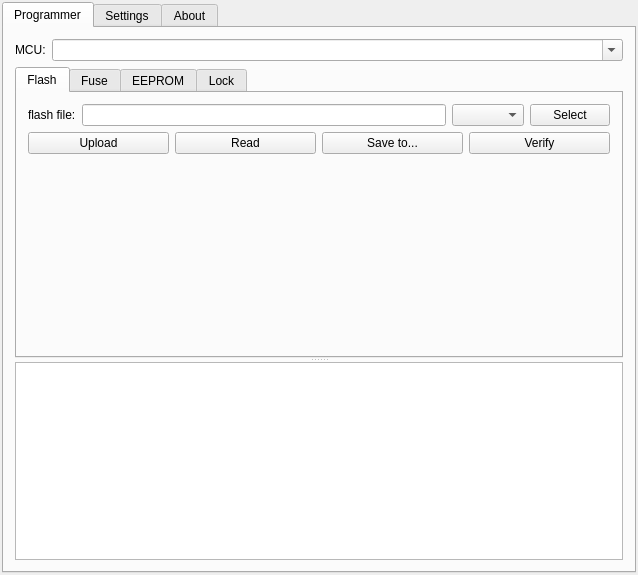
<?xml version="1.0" encoding="UTF-8"?>
<ui version="4.0">
 <class>QAvr</class>
 <widget class="QWidget" name="QAvr">
  <property name="geometry">
   <rect>
    <x>0</x>
    <y>0</y>
    <width>638</width>
    <height>575</height>
   </rect>
  </property>
  <property name="windowTitle">
   <string>QAvr</string>
  </property>
  <layout class="QHBoxLayout" name="horizontalLayout">
   <property name="margin">
    <number>2</number>
   </property>
   <item>
    <widget class="QTabWidget" name="tab_main">
     <property name="currentIndex">
      <number>0</number>
     </property>
     <widget class="QWidget" name="tab">
      <attribute name="title">
       <string>Programmer</string>
      </attribute>
      <layout class="QVBoxLayout" name="verticalLayout_2">
       <item>
        <layout class="QFormLayout" name="formLayout_2">
         <property name="fieldGrowthPolicy">
          <enum>QFormLayout::AllNonFixedFieldsGrow</enum>
         </property>
         <item row="0" column="0">
          <widget class="QLabel" name="label_6">
           <property name="text">
            <string>MCU:</string>
           </property>
          </widget>
         </item>
         <item row="0" column="1">
          <widget class="QComboBox" name="mcu">
           <property name="editable">
            <bool>true</bool>
           </property>
          </widget>
         </item>
        </layout>
       </item>
       <item>
        <widget class="QSplitter" name="flash_output_splitter">
         <property name="orientation">
          <enum>Qt::Vertical</enum>
         </property>
         <widget class="QTabWidget" name="programmer_tabs">
          <property name="currentIndex">
           <number>0</number>
          </property>
          <widget class="QWidget" name="tab_4">
           <attribute name="title">
            <string>Flash</string>
           </attribute>
           <layout class="QGridLayout" name="gridLayout">
            <item row="0" column="0" colspan="4">
             <layout class="QHBoxLayout" name="horizontalLayout_4">
              <item>
               <widget class="QLabel" name="label_7">
                <property name="text">
                 <string>flash file:</string>
                </property>
               </widget>
              </item>
              <item>
               <widget class="QLineEdit" name="flash_file">
                <property name="readOnly">
                 <bool>true</bool>
                </property>
               </widget>
              </item>
              <item>
               <widget class="QComboBox" name="flash_format"/>
              </item>
              <item>
               <widget class="QPushButton" name="select_hex_file">
                <property name="text">
                 <string>Select</string>
                </property>
               </widget>
              </item>
             </layout>
            </item>
            <item row="1" column="0">
             <widget class="QPushButton" name="hex_upload">
              <property name="text">
               <string>Upload</string>
              </property>
             </widget>
            </item>
            <item row="1" column="1">
             <widget class="QPushButton" name="load_flash">
              <property name="text">
               <string>Read</string>
              </property>
             </widget>
            </item>
            <item row="1" column="2">
             <widget class="QPushButton" name="save_flash">
              <property name="text">
               <string>Save to...</string>
              </property>
             </widget>
            </item>
            <item row="1" column="3">
             <widget class="QPushButton" name="verify_flash">
              <property name="text">
               <string>Verify</string>
              </property>
             </widget>
            </item>
            <item row="2" column="0">
             <spacer name="verticalSpacer_2">
              <property name="orientation">
               <enum>Qt::Vertical</enum>
              </property>
              <property name="sizeHint" stdset="0">
               <size>
                <width>20</width>
                <height>40</height>
               </size>
              </property>
             </spacer>
            </item>
           </layout>
          </widget>
          <widget class="QWidget" name="tab_5">
           <attribute name="title">
            <string>Fuse</string>
           </attribute>
           <layout class="QVBoxLayout" name="verticalLayout">
            <item>
             <widget class="QTableWidget" name="fuse_table">
              <property name="verticalScrollBarPolicy">
               <enum>Qt::ScrollBarAlwaysOn</enum>
              </property>
              <property name="horizontalScrollBarPolicy">
               <enum>Qt::ScrollBarAlwaysOn</enum>
              </property>
              <property name="showGrid">
               <bool>true</bool>
              </property>
              <property name="rowCount">
               <number>9</number>
              </property>
              <row>
               <property name="text">
                <string>7</string>
               </property>
               <property name="textAlignment">
                <set>AlignLeft|AlignTop</set>
               </property>
              </row>
              <row>
               <property name="text">
                <string>6</string>
               </property>
               <property name="textAlignment">
                <set>AlignLeft|AlignTop</set>
               </property>
              </row>
              <row>
               <property name="text">
                <string>5</string>
               </property>
               <property name="textAlignment">
                <set>AlignLeft|AlignTop</set>
               </property>
              </row>
              <row>
               <property name="text">
                <string>4</string>
               </property>
               <property name="textAlignment">
                <set>AlignLeft|AlignTop</set>
               </property>
              </row>
              <row>
               <property name="text">
                <string>3</string>
               </property>
               <property name="textAlignment">
                <set>AlignLeft|AlignTop</set>
               </property>
              </row>
              <row>
               <property name="text">
                <string>2</string>
               </property>
               <property name="textAlignment">
                <set>AlignLeft|AlignTop</set>
               </property>
              </row>
              <row>
               <property name="text">
                <string>1</string>
               </property>
               <property name="textAlignment">
                <set>AlignLeft|AlignTop</set>
               </property>
              </row>
              <row>
               <property name="text">
                <string>0</string>
               </property>
               <property name="textAlignment">
                <set>AlignLeft|AlignTop</set>
               </property>
              </row>
              <row>
               <property name="text">
                <string>Value</string>
               </property>
              </row>
              <column>
               <property name="text">
                <string>Low</string>
               </property>
              </column>
              <column>
               <property name="text">
                <string>High</string>
               </property>
              </column>
              <column>
               <property name="text">
                <string>Extended</string>
               </property>
              </column>
             </widget>
            </item>
            <item>
             <layout class="QHBoxLayout" name="horizontalLayout_2">
              <item>
               <widget class="QPushButton" name="fuse_default">
                <property name="text">
                 <string>Default</string>
                </property>
               </widget>
              </item>
              <item>
               <spacer name="horizontalSpacer_2">
                <property name="orientation">
                 <enum>Qt::Horizontal</enum>
                </property>
                <property name="sizeHint" stdset="0">
                 <size>
                  <width>40</width>
                  <height>20</height>
                 </size>
                </property>
               </spacer>
              </item>
              <item>
               <widget class="QPushButton" name="fuse_read">
                <property name="text">
                 <string>Read</string>
                </property>
               </widget>
              </item>
              <item>
               <widget class="QPushButton" name="fuse_write">
                <property name="text">
                 <string>Write</string>
                </property>
               </widget>
              </item>
             </layout>
            </item>
           </layout>
          </widget>
          <widget class="QWidget" name="tab_6">
           <attribute name="title">
            <string>EEPROM</string>
           </attribute>
           <layout class="QGridLayout" name="gridLayout_2">
            <item row="0" column="0" colspan="4">
             <layout class="QHBoxLayout" name="horizontalLayout_5">
              <item>
               <widget class="QLabel" name="label_9">
                <property name="text">
                 <string>EEPROM file:</string>
                </property>
               </widget>
              </item>
              <item>
               <widget class="QLineEdit" name="eeprom_file"/>
              </item>
              <item>
               <widget class="QComboBox" name="eeprom_format"/>
              </item>
              <item>
               <widget class="QPushButton" name="select_eeprom">
                <property name="text">
                 <string>Select</string>
                </property>
               </widget>
              </item>
             </layout>
            </item>
            <item row="1" column="0">
             <widget class="QPushButton" name="upload_eeprom">
              <property name="text">
               <string>Upload</string>
              </property>
             </widget>
            </item>
            <item row="1" column="1">
             <widget class="QPushButton" name="read_eeprom">
              <property name="text">
               <string>Read</string>
              </property>
             </widget>
            </item>
            <item row="1" column="2">
             <widget class="QPushButton" name="save_eeprom">
              <property name="text">
               <string>Save to...</string>
              </property>
             </widget>
            </item>
            <item row="1" column="3">
             <widget class="QPushButton" name="verify_eeprom">
              <property name="text">
               <string>Verify</string>
              </property>
             </widget>
            </item>
            <item row="2" column="0">
             <spacer name="verticalSpacer_3">
              <property name="orientation">
               <enum>Qt::Vertical</enum>
              </property>
              <property name="sizeHint" stdset="0">
               <size>
                <width>20</width>
                <height>180</height>
               </size>
              </property>
             </spacer>
            </item>
           </layout>
          </widget>
          <widget class="QWidget" name="tab_7">
           <attribute name="title">
            <string>Lock</string>
           </attribute>
           <layout class="QVBoxLayout" name="verticalLayout_4">
            <item>
             <widget class="QTableWidget" name="lock_table">
              <property name="verticalScrollBarPolicy">
               <enum>Qt::ScrollBarAlwaysOn</enum>
              </property>
              <property name="horizontalScrollBarPolicy">
               <enum>Qt::ScrollBarAlwaysOn</enum>
              </property>
              <property name="showGrid">
               <bool>true</bool>
              </property>
              <property name="rowCount">
               <number>9</number>
              </property>
              <row>
               <property name="text">
                <string>7</string>
               </property>
               <property name="textAlignment">
                <set>AlignLeft|AlignTop</set>
               </property>
              </row>
              <row>
               <property name="text">
                <string>6</string>
               </property>
               <property name="textAlignment">
                <set>AlignLeft|AlignTop</set>
               </property>
              </row>
              <row>
               <property name="text">
                <string>5</string>
               </property>
               <property name="textAlignment">
                <set>AlignLeft|AlignTop</set>
               </property>
              </row>
              <row>
               <property name="text">
                <string>4</string>
               </property>
               <property name="textAlignment">
                <set>AlignLeft|AlignTop</set>
               </property>
              </row>
              <row>
               <property name="text">
                <string>3</string>
               </property>
               <property name="textAlignment">
                <set>AlignLeft|AlignTop</set>
               </property>
              </row>
              <row>
               <property name="text">
                <string>2</string>
               </property>
               <property name="textAlignment">
                <set>AlignLeft|AlignTop</set>
               </property>
              </row>
              <row>
               <property name="text">
                <string>1</string>
               </property>
               <property name="textAlignment">
                <set>AlignLeft|AlignTop</set>
               </property>
              </row>
              <row>
               <property name="text">
                <string>0</string>
               </property>
               <property name="textAlignment">
                <set>AlignLeft|AlignTop</set>
               </property>
              </row>
              <row>
               <property name="text">
                <string>Value</string>
               </property>
              </row>
              <column>
               <property name="text">
                <string>Lock Bits</string>
               </property>
              </column>
             </widget>
            </item>
            <item>
             <layout class="QHBoxLayout" name="horizontalLayout_3">
              <item>
               <widget class="QPushButton" name="lock_default">
                <property name="text">
                 <string>Default</string>
                </property>
               </widget>
              </item>
              <item>
               <spacer name="horizontalSpacer_3">
                <property name="orientation">
                 <enum>Qt::Horizontal</enum>
                </property>
                <property name="sizeHint" stdset="0">
                 <size>
                  <width>40</width>
                  <height>20</height>
                 </size>
                </property>
               </spacer>
              </item>
              <item>
               <widget class="QPushButton" name="lock_read">
                <property name="text">
                 <string>Read</string>
                </property>
               </widget>
              </item>
              <item>
               <widget class="QPushButton" name="lock_write">
                <property name="text">
                 <string>Write</string>
                </property>
               </widget>
              </item>
             </layout>
            </item>
           </layout>
          </widget>
         </widget>
         <widget class="QPlainTextEdit" name="flash_output">
          <property name="readOnly">
           <bool>true</bool>
          </property>
         </widget>
        </widget>
       </item>
      </layout>
     </widget>
     <widget class="QWidget" name="tab_2">
      <attribute name="title">
       <string>Settings</string>
      </attribute>
      <layout class="QGridLayout" name="gridLayout_3">
       <item row="0" column="0" colspan="2">
        <layout class="QFormLayout" name="formLayout">
         <property name="fieldGrowthPolicy">
          <enum>QFormLayout::AllNonFixedFieldsGrow</enum>
         </property>
         <item row="0" column="0">
          <widget class="QLabel" name="label">
           <property name="text">
            <string>Command:</string>
           </property>
          </widget>
         </item>
         <item row="0" column="1">
          <widget class="QLineEdit" name="avrdude_command">
           <property name="text">
            <string>avrdude</string>
           </property>
          </widget>
         </item>
         <item row="1" column="0">
          <widget class="QLabel" name="label_8">
           <property name="text">
            <string>Config file:</string>
           </property>
          </widget>
         </item>
         <item row="2" column="0">
          <widget class="QLabel" name="label_3">
           <property name="text">
            <string>Programmer type:</string>
           </property>
          </widget>
         </item>
         <item row="2" column="1">
          <widget class="QComboBox" name="programmer_type">
           <property name="editable">
            <bool>true</bool>
           </property>
          </widget>
         </item>
         <item row="3" column="0">
          <widget class="QLabel" name="label_4">
           <property name="text">
            <string>Programmer port:</string>
           </property>
          </widget>
         </item>
         <item row="3" column="1">
          <widget class="QLineEdit" name="programmer_port">
           <property name="text">
            <string>/dev/parport0</string>
           </property>
          </widget>
         </item>
         <item row="4" column="0">
          <widget class="QLabel" name="label_5">
           <property name="text">
            <string>Programmer speed:</string>
           </property>
          </widget>
         </item>
         <item row="4" column="1">
          <widget class="QComboBox" name="programmer_speed">
           <property name="editable">
            <bool>true</bool>
           </property>
           <property name="currentIndex">
            <number>3</number>
           </property>
           <item>
            <property name="text">
             <string>2400</string>
            </property>
           </item>
           <item>
            <property name="text">
             <string>4800</string>
            </property>
           </item>
           <item>
            <property name="text">
             <string>9600</string>
            </property>
           </item>
           <item>
            <property name="text">
             <string>19200</string>
            </property>
           </item>
           <item>
            <property name="text">
             <string>38400</string>
            </property>
           </item>
           <item>
            <property name="text">
             <string>115200</string>
            </property>
           </item>
          </widget>
         </item>
         <item row="5" column="0">
          <widget class="QLabel" name="label_2">
           <property name="text">
            <string>Additional arguments: </string>
           </property>
          </widget>
         </item>
         <item row="5" column="1">
          <widget class="QLineEdit" name="avrdude_args"/>
         </item>
         <item row="1" column="1">
          <widget class="QLineEdit" name="config_file"/>
         </item>
        </layout>
       </item>
       <item row="1" column="0">
        <spacer name="verticalSpacer">
         <property name="orientation">
          <enum>Qt::Vertical</enum>
         </property>
         <property name="sizeHint" stdset="0">
          <size>
           <width>20</width>
           <height>267</height>
          </size>
         </property>
        </spacer>
       </item>
       <item row="2" column="0">
        <spacer name="horizontalSpacer">
         <property name="orientation">
          <enum>Qt::Horizontal</enum>
         </property>
         <property name="sizeHint" stdset="0">
          <size>
           <width>515</width>
           <height>20</height>
          </size>
         </property>
        </spacer>
       </item>
       <item row="2" column="1">
        <widget class="QPushButton" name="save_settings">
         <property name="text">
          <string>Save settings</string>
         </property>
        </widget>
       </item>
      </layout>
     </widget>
     <widget class="QWidget" name="tab_3">
      <attribute name="title">
       <string>About</string>
      </attribute>
      <layout class="QVBoxLayout" name="verticalLayout_3">
       <item>
        <widget class="QTextBrowser" name="about_view">
         <property name="html">
          <string>&lt;!DOCTYPE HTML PUBLIC &quot;-//W3C//DTD HTML 4.0//EN&quot; &quot;http://www.w3.org/TR/REC-html40/strict.dtd&quot;&gt;
&lt;html&gt;&lt;head&gt;&lt;meta name=&quot;qrichtext&quot; content=&quot;1&quot; /&gt;&lt;style type=&quot;text/css&quot;&gt;
p, li { white-space: pre-wrap; }
&lt;/style&gt;&lt;/head&gt;&lt;body style=&quot; font-family:'Sans Serif'; font-size:7pt; font-weight:400; font-style:normal;&quot;&gt;
&lt;p style=&quot;-qt-paragraph-type:empty; margin-top:18px; margin-bottom:12px; margin-left:0px; margin-right:0px; -qt-block-indent:0; text-indent:0px;&quot;&gt;&lt;/p&gt;&lt;/body&gt;&lt;/html&gt;</string>
         </property>
         <property name="openExternalLinks">
          <bool>true</bool>
         </property>
        </widget>
       </item>
      </layout>
     </widget>
    </widget>
   </item>
  </layout>
 </widget>
 <layoutdefault spacing="6" margin="11"/>
 <resources/>
 <connections/>
</ui>
